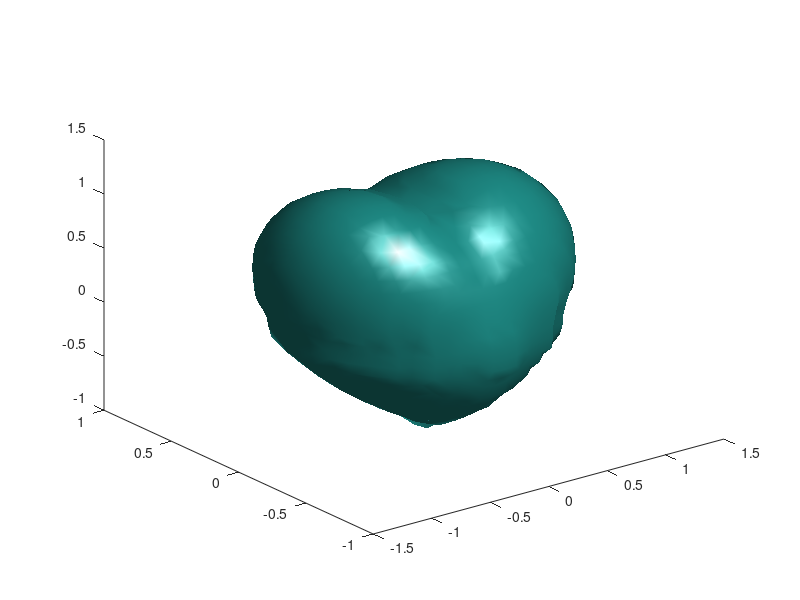

The MATLAB script that drew this image:
[x,y,z] = meshgrid(-10:0.1:10);
V = (x.^2 + 9/4 .* y.^2 + z.^2 - 1).^3 - x.^2 .* z.^3 - 9/80 .* y.^2 .* z.^3;
isosurface(x,y,z,V,0);